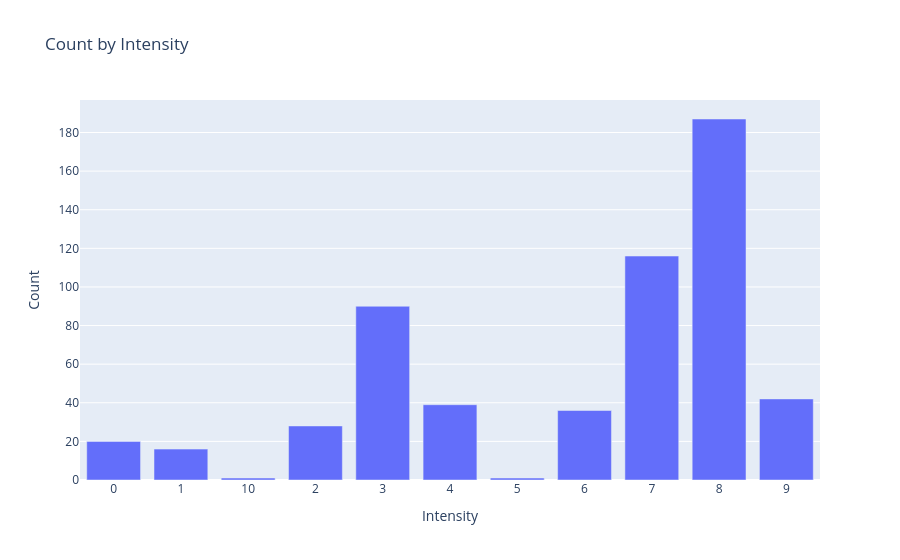

This figure's notebook cell:
### Code cell
intensity_counts = df["intesity"].value_counts().sort_index().reset_index()
intensity_counts.columns = ["intesity", "count"]

fig2 = px.bar(
    intensity_counts,
    x="intesity",
    y="count",
    title="Count by Intensity",
    labels={"intesity": "Intensity", "count": "Count"}
)

fig2.show()

### Figure 1 — Plotly figure (JSON) as saved in the notebook; plotly's stock layout.template omitted (floating-point values rounded to 4 significant figures)
{"data": [{"hovertemplate": "Intensity=%{x}<br>Count=%{y}<extra></extra>", "legendgroup": "", "marker": {"color": "#636efa", "pattern": {"shape": ""}}, "name": "", "orientation": "v", "showlegend": false, "textposition": "auto", "type": "bar", "x": ["0", "1", "10", "2", "3", "4", "5", "6", "7", "8", "9"], "xaxis": "x", "y": [20, 16, 1, 28, 90, 39, 1, 36, 116, 187, 42], "yaxis": "y"}], "layout": {"barmode": "relative", "legend": {"tracegroupgap": 0}, "title": {"text": "Count by Intensity"}, "xaxis": {"anchor": "y", "domain": [0, 1], "title": {"text": "Intensity"}}, "yaxis": {"anchor": "x", "domain": [0, 1], "title": {"text": "Count"}}}}
